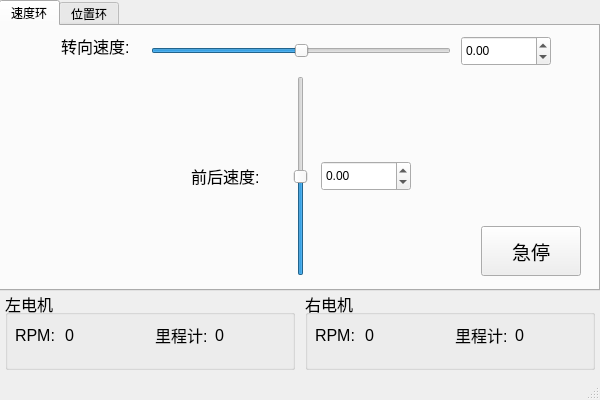
<?xml version="1.0" encoding="UTF-8"?>
<ui version="4.0">
 <class>MainWindow</class>
 <widget class="QMainWindow" name="MainWindow">
  <property name="geometry">
   <rect>
    <x>0</x>
    <y>0</y>
    <width>600</width>
    <height>400</height>
   </rect>
  </property>
  <property name="minimumSize">
   <size>
    <width>600</width>
    <height>400</height>
   </size>
  </property>
  <property name="maximumSize">
   <size>
    <width>600</width>
    <height>400</height>
   </size>
  </property>
  <property name="contextMenuPolicy">
   <enum>Qt::NoContextMenu</enum>
  </property>
  <property name="windowTitle">
   <string>移动控制</string>
  </property>
  <widget class="QWidget" name="centralwidget">
   <widget class="QTabWidget" name="tabWidget">
    <property name="geometry">
     <rect>
      <x>-1</x>
      <y>0</y>
      <width>601</width>
      <height>291</height>
     </rect>
    </property>
    <property name="tabPosition">
     <enum>QTabWidget::North</enum>
    </property>
    <property name="tabShape">
     <enum>QTabWidget::Rounded</enum>
    </property>
    <property name="currentIndex">
     <number>0</number>
    </property>
    <property name="elideMode">
     <enum>Qt::ElideLeft</enum>
    </property>
    <property name="movable">
     <bool>false</bool>
    </property>
    <property name="tabBarAutoHide">
     <bool>false</bool>
    </property>
    <widget class="QWidget" name="speed_tab">
     <property name="statusTip">
      <string/>
     </property>
     <attribute name="title">
      <string>速度环</string>
     </attribute>
     <widget class="QSlider" name="angularSlider">
      <property name="geometry">
       <rect>
        <x>150</x>
        <y>10</y>
        <width>300</width>
        <height>30</height>
       </rect>
      </property>
      <property name="minimum">
       <number>-3174</number>
      </property>
      <property name="maximum">
       <number>3174</number>
      </property>
      <property name="singleStep">
       <number>10</number>
      </property>
      <property name="pageStep">
       <number>10</number>
      </property>
      <property name="orientation">
       <enum>Qt::Horizontal</enum>
      </property>
      <property name="invertedAppearance">
       <bool>false</bool>
      </property>
      <property name="tickPosition">
       <enum>QSlider::NoTicks</enum>
      </property>
     </widget>
     <widget class="QSlider" name="linearSlider">
      <property name="geometry">
       <rect>
        <x>285</x>
        <y>50</y>
        <width>30</width>
        <height>200</height>
       </rect>
      </property>
      <property name="minimum">
       <number>-1195</number>
      </property>
      <property name="maximum">
       <number>1195</number>
      </property>
      <property name="singleStep">
       <number>10</number>
      </property>
      <property name="pageStep">
       <number>10</number>
      </property>
      <property name="sliderPosition">
       <number>0</number>
      </property>
      <property name="orientation">
       <enum>Qt::Vertical</enum>
      </property>
      <property name="invertedAppearance">
       <bool>false</bool>
      </property>
      <property name="invertedControls">
       <bool>false</bool>
      </property>
     </widget>
     <widget class="QLabel" name="angularLabel">
      <property name="geometry">
       <rect>
        <x>60</x>
        <y>5</y>
        <width>71</width>
        <height>30</height>
       </rect>
      </property>
      <property name="font">
       <font>
        <pointsize>12</pointsize>
       </font>
      </property>
      <property name="text">
       <string>转向速度:</string>
      </property>
     </widget>
     <widget class="QLabel" name="linearLabel">
      <property name="geometry">
       <rect>
        <x>190</x>
        <y>135</y>
        <width>71</width>
        <height>30</height>
       </rect>
      </property>
      <property name="font">
       <font>
        <pointsize>12</pointsize>
       </font>
      </property>
      <property name="text">
       <string>前后速度:</string>
      </property>
     </widget>
     <widget class="QPushButton" name="stopButton">
      <property name="geometry">
       <rect>
        <x>480</x>
        <y>200</y>
        <width>100</width>
        <height>50</height>
       </rect>
      </property>
      <property name="font">
       <font>
        <pointsize>14</pointsize>
       </font>
      </property>
      <property name="text">
       <string>急停</string>
      </property>
     </widget>
     <widget class="QDoubleSpinBox" name="angularEdit">
      <property name="geometry">
       <rect>
        <x>460</x>
        <y>10</y>
        <width>90</width>
        <height>30</height>
       </rect>
      </property>
      <property name="minimum">
       <double>-3174.500000000000000</double>
      </property>
      <property name="maximum">
       <double>3174.500000000000000</double>
      </property>
      <property name="singleStep">
       <double>0.500000000000000</double>
      </property>
      <property name="stepType">
       <enum>QAbstractSpinBox::AdaptiveDecimalStepType</enum>
      </property>
     </widget>
     <widget class="QDoubleSpinBox" name="linearEdit">
      <property name="geometry">
       <rect>
        <x>320</x>
        <y>135</y>
        <width>90</width>
        <height>30</height>
       </rect>
      </property>
      <property name="minimum">
       <double>-11.949999999999999</double>
      </property>
      <property name="maximum">
       <double>11.949999999999999</double>
      </property>
      <property name="singleStep">
       <double>0.500000000000000</double>
      </property>
      <property name="stepType">
       <enum>QAbstractSpinBox::AdaptiveDecimalStepType</enum>
      </property>
     </widget>
    </widget>
    <widget class="QWidget" name="position_tab">
     <attribute name="title">
      <string>位置环</string>
     </attribute>
     <widget class="QLabel" name="Label1">
      <property name="geometry">
       <rect>
        <x>10</x>
        <y>230</y>
        <width>501</width>
        <height>30</height>
       </rect>
      </property>
      <property name="font">
       <font>
        <pointsize>12</pointsize>
       </font>
      </property>
      <property name="text">
       <string>注:位置环设置为只能单独进行前后移动或者转向，不可同时进行</string>
      </property>
     </widget>
     <widget class="QLabel" name="moveLabel">
      <property name="geometry">
       <rect>
        <x>30</x>
        <y>50</y>
        <width>81</width>
        <height>30</height>
       </rect>
      </property>
      <property name="font">
       <font>
        <pointsize>12</pointsize>
       </font>
      </property>
      <property name="text">
       <string>前后移动:</string>
      </property>
     </widget>
     <widget class="QLabel" name="turnLabel">
      <property name="geometry">
       <rect>
        <x>30</x>
        <y>120</y>
        <width>81</width>
        <height>30</height>
       </rect>
      </property>
      <property name="font">
       <font>
        <pointsize>12</pointsize>
       </font>
      </property>
      <property name="text">
       <string>左右旋转:</string>
      </property>
     </widget>
     <widget class="QPushButton" name="publishButton">
      <property name="geometry">
       <rect>
        <x>380</x>
        <y>50</y>
        <width>200</width>
        <height>100</height>
       </rect>
      </property>
      <property name="font">
       <font>
        <pointsize>14</pointsize>
       </font>
      </property>
      <property name="text">
       <string>发布指令</string>
      </property>
     </widget>
     <widget class="QDoubleSpinBox" name="moveEdit">
      <property name="geometry">
       <rect>
        <x>110</x>
        <y>50</y>
        <width>240</width>
        <height>40</height>
       </rect>
      </property>
      <property name="minimum">
       <double>-99999.990000000005239</double>
      </property>
      <property name="maximum">
       <double>99999.990000000005239</double>
      </property>
      <property name="singleStep">
       <double>0.100000000000000</double>
      </property>
      <property name="stepType">
       <enum>QAbstractSpinBox::AdaptiveDecimalStepType</enum>
      </property>
     </widget>
     <widget class="QDoubleSpinBox" name="turnEdit">
      <property name="geometry">
       <rect>
        <x>110</x>
        <y>120</y>
        <width>240</width>
        <height>40</height>
       </rect>
      </property>
      <property name="minimum">
       <double>-99999.990000000005239</double>
      </property>
      <property name="maximum">
       <double>99999.990000000005239</double>
      </property>
      <property name="singleStep">
       <double>0.100000000000000</double>
      </property>
      <property name="stepType">
       <enum>QAbstractSpinBox::AdaptiveDecimalStepType</enum>
      </property>
     </widget>
    </widget>
   </widget>
   <widget class="QGroupBox" name="lreflactBox">
    <property name="geometry">
     <rect>
      <x>5</x>
      <y>290</y>
      <width>290</width>
      <height>80</height>
     </rect>
    </property>
    <property name="font">
     <font>
      <pointsize>12</pointsize>
     </font>
    </property>
    <property name="title">
     <string>左电机</string>
    </property>
    <property name="alignment">
     <set>Qt::AlignLeading|Qt::AlignLeft|Qt::AlignVCenter</set>
    </property>
    <property name="flat">
     <bool>false</bool>
    </property>
    <widget class="QLabel" name="lrpmLabel">
     <property name="geometry">
      <rect>
       <x>10</x>
       <y>30</y>
       <width>41</width>
       <height>30</height>
      </rect>
     </property>
     <property name="text">
      <string>RPM:</string>
     </property>
    </widget>
    <widget class="QLabel" name="lrangeLabel">
     <property name="geometry">
      <rect>
       <x>150</x>
       <y>30</y>
       <width>51</width>
       <height>30</height>
      </rect>
     </property>
     <property name="text">
      <string>里程计:</string>
     </property>
    </widget>
    <widget class="QLabel" name="lrpmValLabel">
     <property name="geometry">
      <rect>
       <x>60</x>
       <y>30</y>
       <width>81</width>
       <height>30</height>
      </rect>
     </property>
     <property name="text">
      <string>0</string>
     </property>
    </widget>
    <widget class="QLabel" name="lrangeValLabel">
     <property name="geometry">
      <rect>
       <x>210</x>
       <y>30</y>
       <width>71</width>
       <height>30</height>
      </rect>
     </property>
     <property name="text">
      <string>0</string>
     </property>
    </widget>
   </widget>
   <widget class="QGroupBox" name="rreflactBox">
    <property name="geometry">
     <rect>
      <x>305</x>
      <y>290</y>
      <width>290</width>
      <height>80</height>
     </rect>
    </property>
    <property name="font">
     <font>
      <pointsize>12</pointsize>
     </font>
    </property>
    <property name="title">
     <string>右电机</string>
    </property>
    <property name="alignment">
     <set>Qt::AlignLeading|Qt::AlignLeft|Qt::AlignVCenter</set>
    </property>
    <property name="flat">
     <bool>false</bool>
    </property>
    <property name="checkable">
     <bool>false</bool>
    </property>
    <property name="checked">
     <bool>false</bool>
    </property>
    <widget class="QLabel" name="rrpmLabel">
     <property name="geometry">
      <rect>
       <x>10</x>
       <y>30</y>
       <width>41</width>
       <height>30</height>
      </rect>
     </property>
     <property name="text">
      <string>RPM:</string>
     </property>
    </widget>
    <widget class="QLabel" name="rrangeLabel">
     <property name="geometry">
      <rect>
       <x>150</x>
       <y>30</y>
       <width>51</width>
       <height>30</height>
      </rect>
     </property>
     <property name="text">
      <string>里程计:</string>
     </property>
    </widget>
    <widget class="QLabel" name="rrpmValLabel">
     <property name="geometry">
      <rect>
       <x>60</x>
       <y>30</y>
       <width>81</width>
       <height>30</height>
      </rect>
     </property>
     <property name="text">
      <string>0</string>
     </property>
    </widget>
    <widget class="QLabel" name="rrangeValLabel">
     <property name="geometry">
      <rect>
       <x>210</x>
       <y>30</y>
       <width>71</width>
       <height>30</height>
      </rect>
     </property>
     <property name="text">
      <string>0</string>
     </property>
    </widget>
   </widget>
  </widget>
  <widget class="QStatusBar" name="statusbar"/>
 </widget>
 <resources/>
 <connections/>
 <slots>
  <slot>slider2edit()</slot>
  <slot>edit2slider()</slot>
  <slot>pubStop()</slot>
  <slot>posEditChange()</slot>
  <slot>pubPos()</slot>
 </slots>
</ui>
